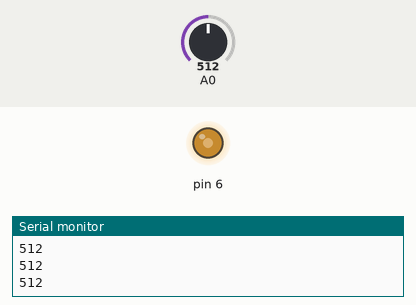
Recording of a sketch running on a simulated Arduino Uno, built with avr-gcc and run on an emulated ATmega328P. On the bench: output pins drawn as LEDs (lit = HIGH), the last lines printed to the serial monitor. The inputs (shaded band) are chosen by the test bench; at power-on: A0 = 512.

Above: at 1.2 s.
1.3 s: A0 set to 716
At 1.7 s:
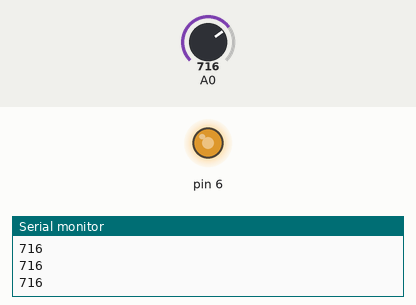
2.8 s: A0 set to 900
At 4.0 s:
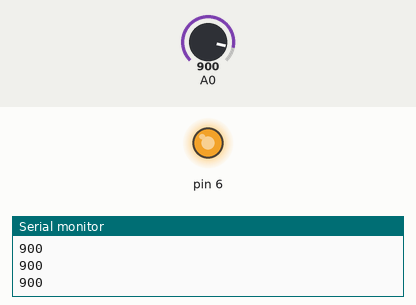
4.3 s: A0 set to 122
At 5.5 s:
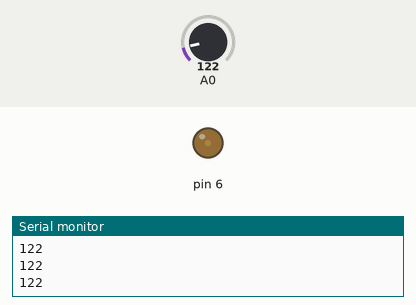
5.8 s: A0 set to 0
At 6.8 s:
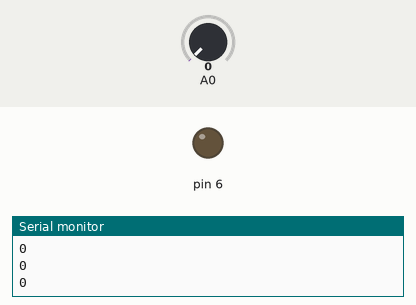
Timing chart, 0 to 8.3 s (numbered marks = the images above; inputs shaded):
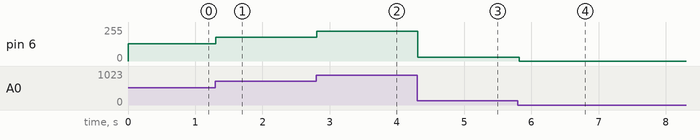

Measured:
- after the input at 1.3 s, pin 6: 128/255 → 179/255 at once
- after the input at 2.8 s, pin 6: 179/255 → 225/255 at once
- after the input at 4.3 s, pin 6: 225/255 → 30/255 at once
- after the input at 5.8 s, pin 6: 30/255 → 0/255 at once

The sketch:

Analog_OUTPUT.ino
```cpp
 int val = 0; // 변수 cbs를 선언하고 A0(아날로그 0번)을 저장

 void setup() {
  Serial.begin(9600);
  pinMode(6,OUTPUT);
}

void loop() {
    val = analogRead(A0);
    analogWrite(6,val/4);
    Serial.println(val);
    delay(100);
}
```
